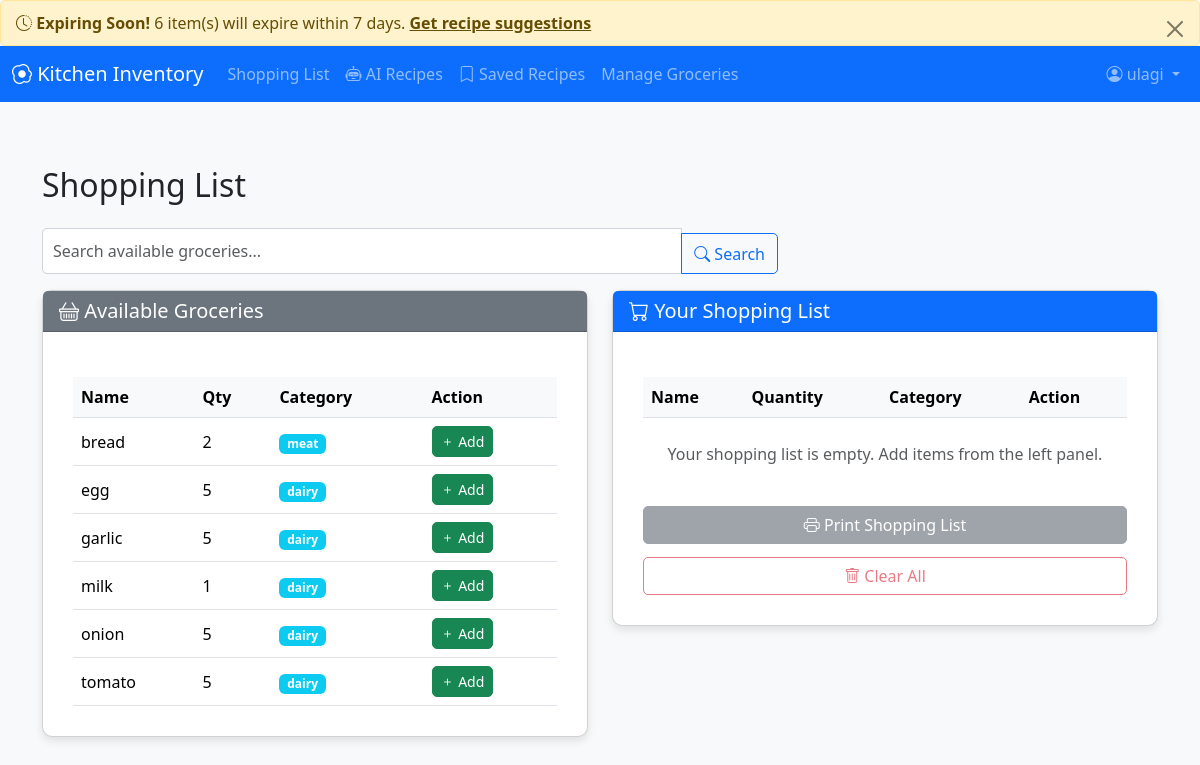
Screenshot of /shopping/ (signed in) with the database file from the repository.
### food/models.py (models this page shows, shortened)
class Grocery(models.Model):
    grocery_name = models.CharField(max_length=200)
    ex_date = models.DateField()
    quantity = models.PositiveIntegerField(default=1)
    grocerie_type = models.ForeignKey(GroceryType, on_delete=models.CASCADE)
    user = models.ForeignKey(User, on_delete=models.CASCADE)
    class Meta:
        db_table = 'food_groceries'  # matches existing table

class GroceryType(models.Model):
    type_name = models.CharField(max_length=100)
    class Meta:
        db_table = 'food_groceries_type'  # matches existing table

### food/views.py (the view)
# urls.py: path('shopping/', views.shopping_list, name='shopping'),
@login_required
def shopping_list(request):
    search_query = request.GET.get('search', '').strip()
    shop_list = ShoppingList.objects.filter(user=request.user).select_related('grocery', 'grocery__grocerie_type')
    groceries = Grocery.objects.filter(user=request.user).select_related('grocerie_type')
    if search_query:
        groceries = groceries.filter(
            Q(grocery_name__icontains=search_query) |
            Q(grocerie_type__type_name__icontains=search_query)
        )
    groceries = groceries.order_by('grocery_name')
    return render(request, 'food/shopping.html', {
        'shop_list': shop_list,
        'groceries': groceries,
        'search_query': search_query
    })

### core/authentication.py (called while the page is built)
    def get_user(self, user_id):
        try:
            return User.objects.get(pk=user_id)
        except User.DoesNotExist:
            return None

### food/views.py (called while the page is built)
def get_expiry_warnings(user):
    today = date.today()
    expired = Grocery.objects.filter(
        user=user,
        ex_date__lt=today
    ).select_related('grocerie_type')
    expiring_soon = Grocery.objects.filter(
        user=user,
        ex_date__gte=today,
        ex_date__lte=today + timedelta(days=7)
    ).select_related('grocerie_type')
    return {
        'expired': expired,
        'expiring_soon': expiring_soon,
        'expired_count': expired.count(),
        'expiring_soon_count': expiring_soon.count()
    }

def add_expiry_warnings(request):
    if request.user.is_authenticated:
        warnings = get_expiry_warnings(request.user)
        return {'expiry_warnings': warnings}
    return {}

### templates/food/shopping.html (shortened to what this page needs)
{% extends 'food/base.html' %}
{% block content %}
<h2 class="mb-4">Shopping List</h2>
<form method="get" class="row mb-3">
    <div class="col-md-8">
        <div class="input-group">
            <input type="search"
                   class="form-control"
                   placeholder="Search available groceries..."
                   id="searchInput"
                   name="search"
                   value="{{ search_query|default:'' }}">
            <button type="submit" class="btn btn-outline-primary">
                <i class="bi bi-search"></i> Search
            </button>
        </div>
    </div>
</form>
<div class="row">
    <div class="col-md-6 mb-4">
        <div class="card">
            <div class="card-header bg-secondary text-white">
                <h5 class="mb-0"><i class="bi bi-basket"></i> Available Groceries</h5>
            </div>
            <div class="card-body">
                <div class="table-responsive" style="max-height: 500px; overflow-y: auto;">
                    <table class="table table-hover align-middle mb-0">
                        <thead class="table-light sticky-top">
                            <tr>
                                <th>Name</th>
                                <th>Qty</th>
                                <th>Category</th>
                                <th>Action</th>
                            </tr>
                        </thead>
                        <tbody>
                            {% for grocery in groceries %}
                            <tr>
                                <td>{{ grocery.grocery_name }}</td>
                                <td>{{ grocery.quantity }}</td>
                                <td><span class="badge bg-info">{{ grocery.grocerie_type.type_name }}</span></td>
                                <td>
                                    <button class="btn btn-sm btn-success add-btn"
                                            data-id="{{ grocery.id }}"
                                            data-name="{{ grocery.grocery_name }}"
                                            data-qty="{{ grocery.quantity }}"
                                            data-category="{{ grocery.grocerie_type.type_name }}">
                                        <i class="bi bi-plus"></i> Add
                                    </button>
                                </td>
                            </tr>
                            {% endfor %}
                        </tbody>
                    </table>
                </div>
            </div>
        </div>
    </div>
    <div class="col-md-6 mb-4">
        <div class="card">
            <div class="card-header bg-primary text-white">
                <h5 class="mb-0"><i class="bi bi-cart"></i> Your Shopping List</h5>
            </div>
            <div class="card-body">
                <div class="table-responsive" style="max-height: 500px; overflow-y: auto;">
                    <table class="table table-hover align-middle mb-0" id="shoppingListTable">
                        <thead class="table-light sticky-top">
                            <tr>
                                <th>Name</th>
                                <th>Quantity</th>
                                <th>Category</th>
                                <th>Action</th>
                            </tr>
                        </thead>
                    </table>
                    <div id="emptyMessage" class="text-center text-muted py-4">
                        Your shopping list is empty. Add items from the left panel.
                    </div>
                </div>
                <div class="mt-3 d-grid gap-2">
                    <button id="printButton" class="btn btn-secondary" disabled>
                        <i class="bi bi-printer"></i> Print Shopping List
                    </button>
                    <button id="clearAllButton" class="btn btn-outline-danger" disabled>
                        <i class="bi bi-trash"></i> Clear All
                    </button>
                </div>
            </div>
        </div>
    </div>
</div>
{% endblock %}

### templates/food/base.html (shortened to what this page needs)
{% load static %}
<!DOCTYPE html>
<html lang="en">
<head>
    <link href="https://cdn.jsdelivr.net/npm/bootstrap@5.3.3/dist/css/bootstrap.min.css" rel="stylesheet">
    <link rel="stylesheet" href="{% static 'css/custom.css' %}">
    <link rel="stylesheet" href="https://cdn.jsdelivr.net/npm/bootstrap-icons@1.11.3/font/bootstrap-icons.css">
</head>
<body>
    {% if expiry_warnings %}
        {% if expiry_warnings.expiring_soon_count > 0 %}
        <div class="alert alert-warning alert-dismissible fade show m-0" role="alert">
            <i class="bi bi-clock-history"></i>
            <strong>Expiring Soon!</strong> {{ expiry_warnings.expiring_soon_count }} item(s) will expire within 7 days.
            <a href="{% url 'suggest_recipes' %}" class="alert-link">Get recipe suggestions</a>
            <button type="button" class="btn-close" data-bs-dismiss="alert" aria-label="Close"></button>
        </div>
        {% endif %}
    {% endif %}
    <nav class="navbar navbar-expand-lg navbar-dark bg-primary">
        <div class="container-fluid">
            <a class="navbar-brand" href="{% url 'index' %}"><i class="bi bi-egg-fried"></i> Kitchen Inventory</a>
            <div class="collapse navbar-collapse" id="navbarNav">
                <ul class="navbar-nav me-auto mb-2 mb-lg-0">
                    <li class="nav-item"><a class="nav-link" href="{% url 'shopping' %}">Shopping List</a></li>
                    <li class="nav-item"><a class="nav-link" href="{% url 'suggest_recipes' %}">
                        <i class="bi bi-robot"></i> AI Recipes
                    </a></li>
                    <li class="nav-item"><a class="nav-link" href="{% url 'view_saved_recipes' %}">
                        <i class="bi bi-bookmark"></i> Saved Recipes
                    </a></li>
                    <li class="nav-item"><a class="nav-link" href="{% url 'index' %}">Manage Groceries</a></li>
                </ul>
                <ul class="navbar-nav ms-auto mb-2 mb-lg-0">
                    {% if user.is_authenticated %}
                    <li class="nav-item dropdown">
                        <a class="nav-link dropdown-toggle" href="#" role="button" data-bs-toggle="dropdown">
                            <i class="bi bi-person-circle"></i> {{ user.username }}
                        </a>
                    </li>
                    {% else %}
                    <li class="nav-item"><a class="nav-link" href="{% url 'signin' %}">Sign In</a></li>
                    <li class="nav-item"><a class="nav-link" href="{% url 'signup' %}">Sign Up</a></li>
                    {% endif %}
                </ul>
            </div>
        </div>
    </nav>
    <div class="container mt-5 pt-3">
        {% block content %}{% endblock %}
    </div>
</body>
</html>

### static/css/custom.css (style rules this page uses)
body { font-family: 'Segoe UI', Tahoma, Geneva, Verdana, sans-serif; background-color: #f8f9fa; margin: 0; padding: 0; }
.card { border-radius: 10px; box-shadow: 0 4px 8px rgba(0,0,0,0.1); margin-bottom: 20px; }
.btn { border-radius: 5px; transition: all 0.3s ease; }
.form-control { border-radius: 5px; border: 1px solid #ced4da; padding: 10px; }
table { width: 100%; border-collapse: collapse; margin-top: 15px; }
table th, table td { padding: 10px; text-align: left; border-bottom: 1px solid #dee2e6; }
table th { background-color: #e9ecef; }
.alert { border-radius: 5px; padding: 10px 15px; margin-bottom: 15px; }
.card-body { padding: 30px; }
.btn-outline-primary, .btn-outline-danger, .btn-outline-info, .btn-outline-dark { margin-top: 5px; }

### rows the page displays
Grocery: grocery_name "bread", quantity "2", grocerie_type.type_name "meat"
Grocery: grocery_name "egg", quantity "5", grocerie_type.type_name "dairy"
Grocery: grocery_name "garlic", quantity "5", grocerie_type.type_name "dairy"
Grocery: grocery_name "milk", quantity "1", grocerie_type.type_name "dairy"
Grocery: grocery_name "onion", quantity "5", grocerie_type.type_name "dairy"
Grocery: grocery_name "tomato", quantity "5", grocerie_type.type_name "dairy"

### other values shown
{{ expiry_warnings.expiring_soon_count }} "6"
{{ user.username }} "ulagi"
